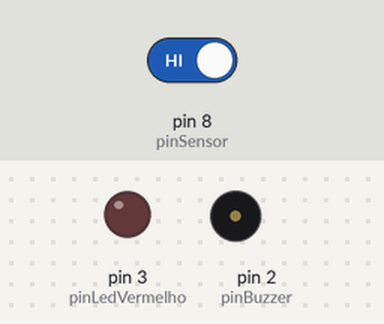
Bench run of a sketch on a simulated Arduino Uno, built with avr-gcc and run on an emulated ATmega328P. Parts: output pins drawn as LEDs (lit = HIGH), buzzer (waves = sounding, pin HIGH). Inputs (shaded band) come from the test bench; at power-on: pin 8 (pinSensor) HIGH. What the sketch prints to the serial monitor is not drawn.

Above: at 1.2 s.
1.3 s: pin 8 (pinSensor) driven LOW
At 1.54 s:
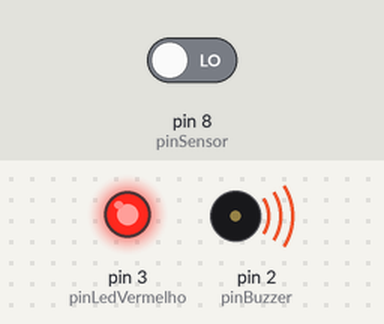
4.3 s: pin 8 (pinSensor) driven HIGH
At 5.7 s:
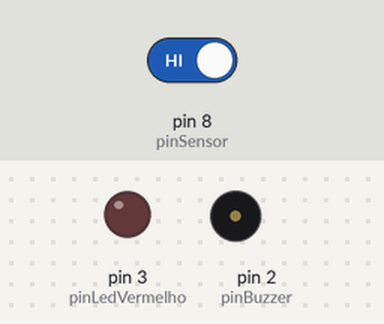
Timing chart, 0 to 7.3 s (numbered marks = the images above; inputs shaded):
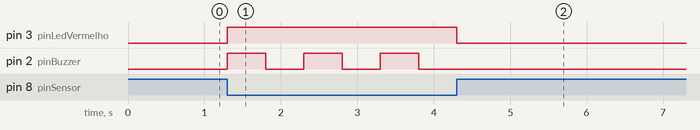

The sketch:

SENSOR_DE_FOGO.ino
```cpp
// DEFINIÇÕES DE PINOS
#define pinSensor 8
#define pinBuzzer 2
#define pinLedVermelho 3 // Adicionado o pino do LED vermelho

#define FOGO LOW

// DEFINIÇÕES

#define DEBUG
// INSTANCIANDO OBJETOS


// DECLARAÇÃO DE FUNÇÕES
void controleAlarme(byte funcao, unsigned long tempo = 500);

// DECLARAÇÃO DE VARIÁVEIS


void setup() {
  Serial.begin(9600);

  pinMode(pinSensor, INPUT);
  pinMode(pinBuzzer, OUTPUT);
  pinMode(pinLedVermelho, OUTPUT); // Configura o pino do LED vermelho como saída

#ifdef DEBUG
  Serial.println("Setup concluído!");
#endif
}

void loop() {
  if (digitalRead(pinSensor) == FOGO) {
    controleAlarme(HIGH);
    digitalWrite(pinLedVermelho, HIGH); // Acende o LED vermelho
  } else {
    controleAlarme(LOW);
    digitalWrite(pinLedVermelho, LOW); // Apaga o LED vermelho
  }
}

// IMPLEMENTO DE FUNÇÕES

// FUNÇÃO PARA EFEITO DE ALARME
void controleAlarme(byte funcao, unsigned long tempo = 500) {
  static unsigned long controleTempo = millis();
  static bool flag = true;
  if (funcao == true) {
    if (flag == true) {
      if (millis() < (controleTempo + tempo)) {
        digitalWrite(pinBuzzer, HIGH);
      } else {
        flag = false;
      }
    } else if (millis() < (controleTempo + tempo + tempo)) {
      digitalWrite(pinBuzzer, LOW);
    } else if (millis() > (controleTempo + tempo + tempo)) {
      flag = true;
      controleTempo = millis();
    }
  } else {
    digitalWrite(pinBuzzer, LOW);
  }
}
```

Measured:
- after the input at 1.3 s, pin 3 (pinLedVermelho): LOW → HIGH at once; pin 2 (pinBuzzer): alternates HIGH for 0.50 s and LOW for 0.50 s, starting at once
- after the input at 4.3 s, pin 3 (pinLedVermelho): HIGH → LOW at once; pin 2 (pinBuzzer): stops changing and stays LOW
